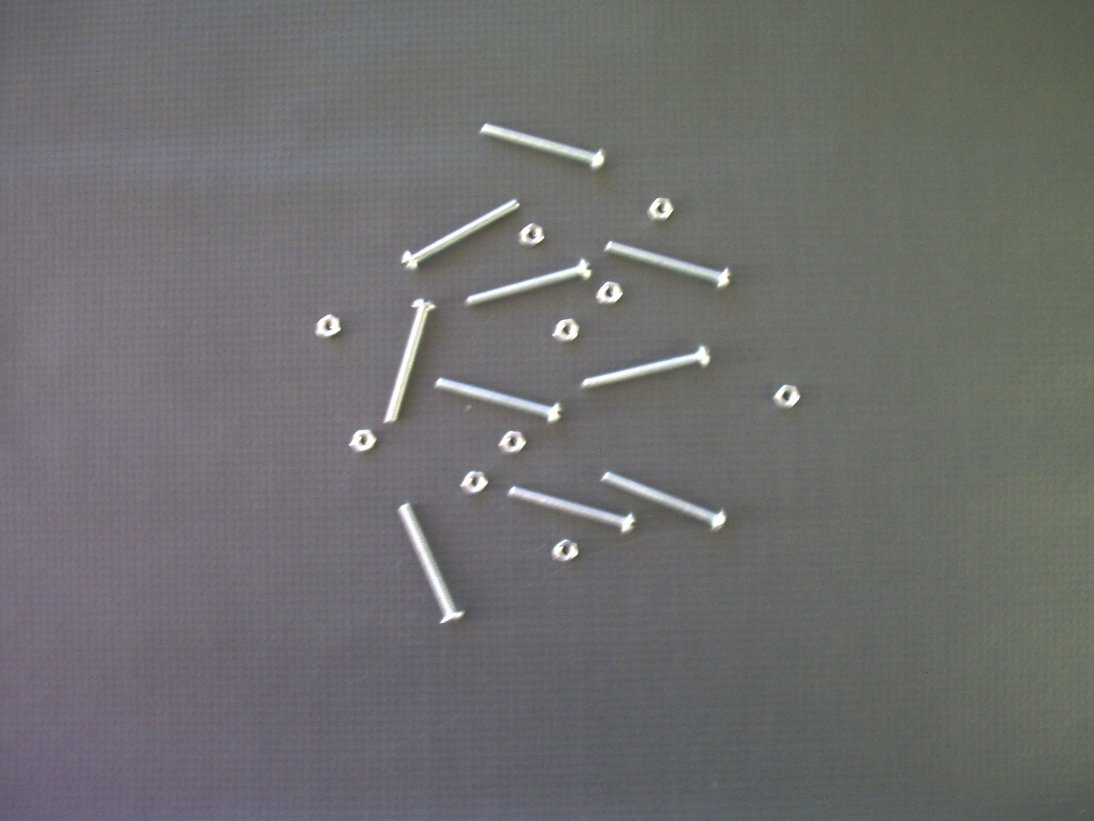
#> input picture 006-object segmentation/images/pregos-porcas/img01.jpg, 1094 x 821 px; its folder holds only this picture in this run
$ jupyter execute 006-connected-components.ipynb   (older library calls are emulated)
#> lines starting #> are read from the running program, lines starting #| are printed output that depends on the picture; after the words box and inside, x2 and y2 are one past the last pixel; in counts of white or black regions, pixels touching at a corner belong together
### Componentes Conectados
Existem duas funções no OpenCV que podem ser usadas para localizar componentes conectados ***cv2.connectedComponents*** e ***cv2.connectedComponentsWithStats***. Ambos usam os mesmos argumentos: a imagem binária cujos componentes devem ser encontrados, o tipo de conectividade e profundidade da imagem de saída.

***cv2.connectedComponents*** é mais simples e retorna uma tupla de números de componentes e uma imagem com rótulos para componentes (labelmap). Além das saídas da função anterior. ***cv2.connectedComponentsWithStats*** também retorna ***estatísticas*** sobre cada componente e as localizações dos centróides dos componentes.

***Função cv2.connectedComponentsWithStats***
img_output = cv2.connectedComponentsWhithStats(src, connectivity, dtype)

- src = Imagem original binazirada
- connectivity = Conectividade dos pixels (4 ou 8)
- dtype = tipo de componenetes
    - CV_8U: 1-byte unsigned integer (unsigned char)
    - CV_32S: 4-byte signed integer (int)
    - CV_32F: 4-byte floating point(float)

Essa função irá retornar o ***número de labels (objetos detectados)***, suas respectivas ***Labels***, os pontos onde se encontram o objeto ***(X,Y,H,W e Área)*** e por fim o ***centroide*** do objeto detectado.

[cell 1]
from glob import glob
import cv2
import matplotlib.pyplot as plt
import os
import numpy as np
import pandas as pd

[cell 2]
# img_names = glob(os.path.join(os.getcwd()))
img_names = glob(r'c:\Users\shuel\Documents\Workspace\computer-vision\computer-vision-meganha\006-object segmentation\images\pregos-porcas\*.jpg')
font = cv2.FONT_HERSHEY_SIMPLEX
print(img_names)

[cell 3]
# Ler todas as imagnes na pasta e plotar
for fn in img_names:

    areas = list()

    # Imagem de entrada
    img = cv2.imread(fn, 1)
#> img is the input picture: shape (821, 1094, 3); mean B, G, R 110.3, 110.3, 110.3

    # Separar os canais da imagens
    B, G, R = cv2.split(img)

    # Filtro bilateral e BLur - Redução de ruídos e melhora de bordas
    img_bil = cv2.bilateralFilter (G, 1, 90, 90)
    img_blur = cv2.blur(img_bil, (5,5))

    # Converter toos os pixels entre 1-195 para 0 e os outros para 1
    img_th = cv2.threshold(img_blur, 190, 255, cv2.THRESH_BINARY)[1]
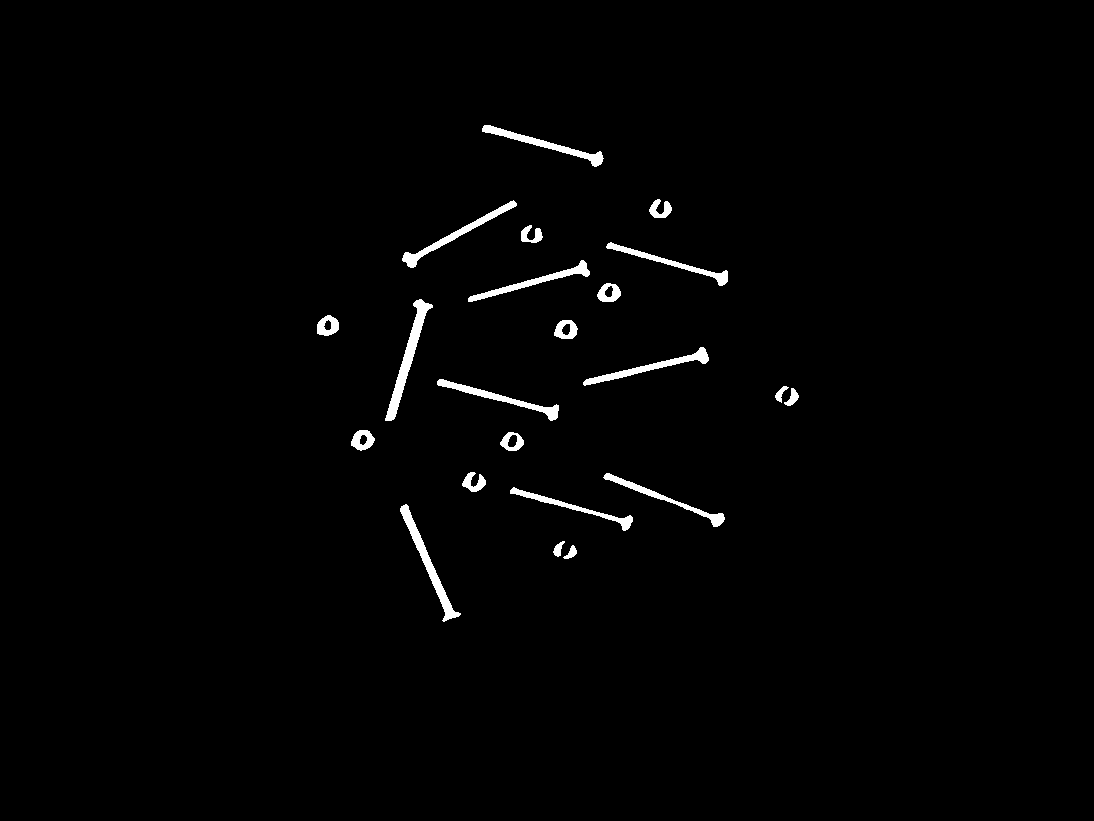
#> img_th: shape (821, 1094); 1.3% white; 22 white regions, largest, box (x1, y1, x2, y2) and area: (385, 299, 433, 421) 1234, (400, 504, 461, 622) 1082, (402, 200, 517, 268) 912

    # Dilatar as imagens
    img_dilate = cv2.dilate(img_th, np.ones((4,4),np.uint8), iterations=1)
#> img_dilate: shape (821, 1094); 2.1% white; 20 white regions, largest, box (x1, y1, x2, y2) and area: (384, 298, 435, 423) 1765, (399, 503, 463, 624) 1637, (401, 199, 519, 270) 1476

        # [23 lines of commented-out code are left out]
    numLabels, labels, stats, centroids = cv2.connectedComponentsWithStats(img_dilate, 4, cv2.CV_8U)
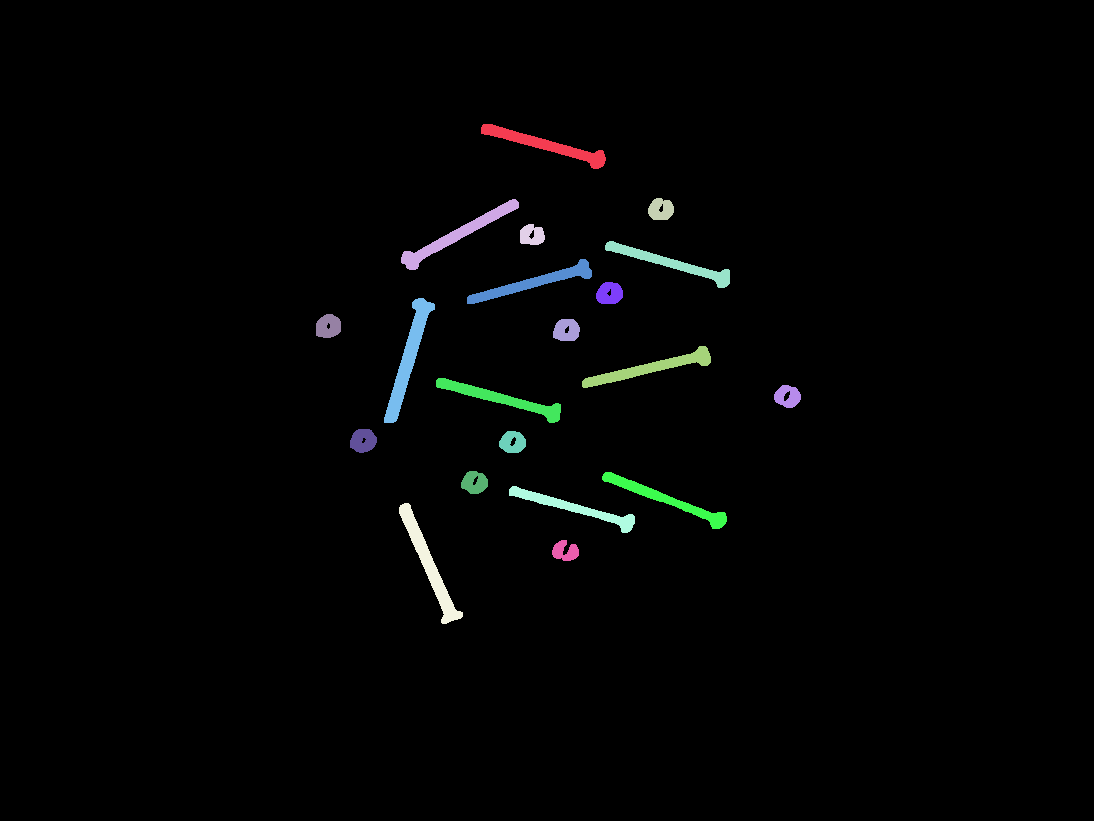
#> labels: shape (821, 1094) int32; 21 distinct labels, from 0 to 20; one colour per label, 0 black
#> numLabels = 21; stats = 21 rows, first 6: [0, 0, 1094, 821, 879473], [481, 124, 125, 45, 1413], [401, 199, 118, 71, 1476], [648, 198, 26, 22, 441], [520, 224, 25, 21, 404], [605, 241, 125, 47, 1275]; centroids = 21 rows, first 8: [546.7, 411], [545.4, 144.7], [456.8, 234.4], [660.5, 209.1], [531.5, 234.8], [671, 263], [533.3, 282.2], [609.2, 293]

    areas.append(stats)
    df_areas = pd.DataFrame(areas[0], columns = ['X','Y','W','H','AREA'])
#> df_areas = table of 21 rows and 5 columns
    df_areas.drop(df_areas.index[0], inplace=True)
    parafusos = df_areas[df_areas['AREA'] > 900]
#> parafusos = table of 10 rows and 5 columns
    porcas = df_areas[df_areas['AREA'] < 899]
#> porcas = table of 10 rows and 5 columns

    # Mapeie rótulos de componentes para valor de matiz, 0-179 é o intervalo de matiz no OpenCV
    label_hue = np.uint8(179*labels/np.max(labels))
    blank_ch = 255*np.ones_like(label_hue)
    labeled_img = cv2.merge([label_hue, blank_ch, blank_ch])

    # Converter HSV -> BGR
    labeled_img = cv2.cvtColor(labeled_img, cv2.COLOR_HSV2BGR)

    # BG preto
    labeled_img[label_hue == 0] = 0
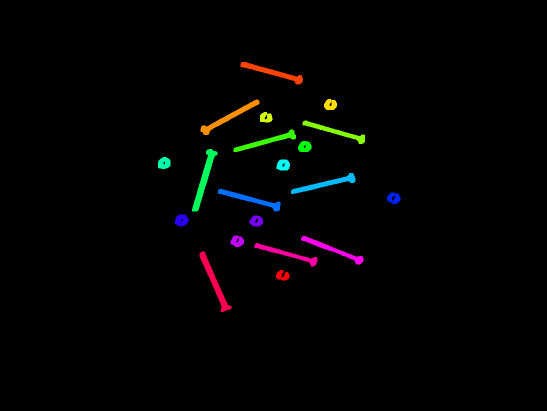
#> labeled_img: shape (821, 1094, 3) (shown at 1/2 size); mean B, G, R 2.4, 2.7, 2.8

    qntd_elem = numLabels - 1
#> qntd_elem = 20

    flag = True

    if (len(parafusos) != 10):
        print(f'Faltam {abs(len(parafusos) - 10)} parafusos')
        cv2.putText(img, f'Faltam {abs(len(parafusos) - 10)} parafusos', (50, 50), font, 1.5, (255,255,255,255), 2, cv2.LINE_AA)
        flag = False

    if (len(porcas) != 10):
        print(f'Faltam {abs(len(porcas) - 10)} porcas')
        cv2.putText(img, f'Faltam {abs(len(porcas) - 10)} porcas', (50, 50), font, 1.5, (255,255,255,255), 2, cv2.LINE_AA)
        flag = False

    if flag == True:
        print('Conjunto Aprovado')
        cv2.putText(img, 'Conjunto Aprovado', (200, 750), font, 1.5, (255,255,255,255), 2, cv2.LINE_AA)
#> img: shape (821, 1094, 3); 0.56% of pixels changed, all inside (x1, y1, x2, y2) = (202, 716, 643, 764)

    img_concate = cv2.hconcat([cv2.cvtColor(img, cv2.COLOR_BGR2RGB), cv2.cvtColor(labeled_img, cv2.COLOR_BGR2RGB)])
    img_text = np.zeros((img_concate.shape[0], 50), dtype=np.uint8)
    imagem_total = cv2.hconcat([cv2.cvtColor(img_concate, cv2.COLOR_BGR2RGB), cv2.cvtColor(img_text, cv2.COLOR_RGB2BGR)])
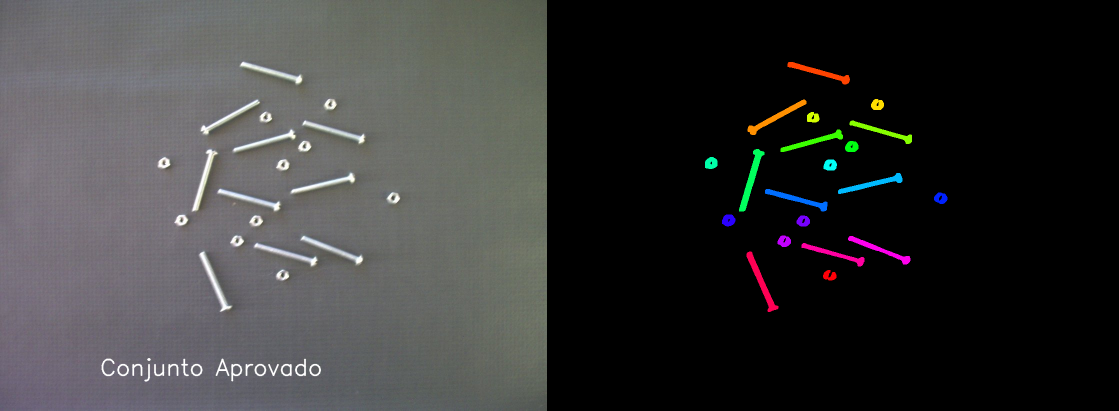
#> imagem_total: shape (821, 2238, 3) (shown at 1/2 size); mean B, G, R 55.4, 55.5, 55.6
#> img_text: shape (821, 50); every value is 0

    plt.imshow(imagem_total)
    plt.axis('off')
    plt.title('Imagem')
    plt.show()

$ run again, on 006-object segmentation/images/pregos-porcas/img05.jpg
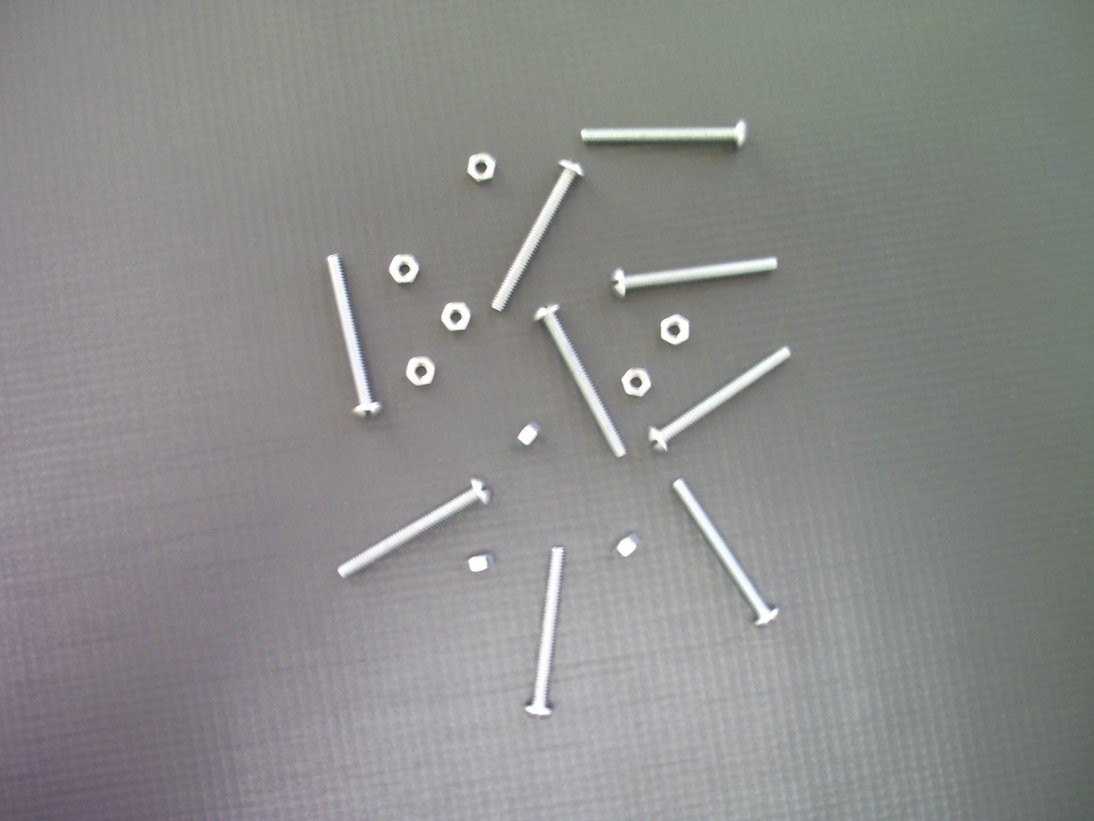
#> input picture 006-object segmentation/images/pregos-porcas/img05.jpg, 1094 x 821 px
#> img is the input picture: shape (821, 1094, 3); mean B, G, R 138.8, 139.8, 139.5
#> img_th: shape (821, 1094); 2.1% white; 18 white regions, largest, box (x1, y1, x2, y2) and area: (525, 547, 563, 716) 1908, (338, 479, 487, 576) 1739, (674, 479, 778, 624) 1726
#> img_dilate: shape (821, 1094); 3% white; 18 white regions, largest, box (x1, y1, x2, y2) and area: (524, 546, 565, 718) 2556, (337, 478, 489, 578) 2501, (673, 478, 780, 626) 2493
#> `numLabels, labels, stats, centroids = cv2.connectedComponentsWithStats..`:
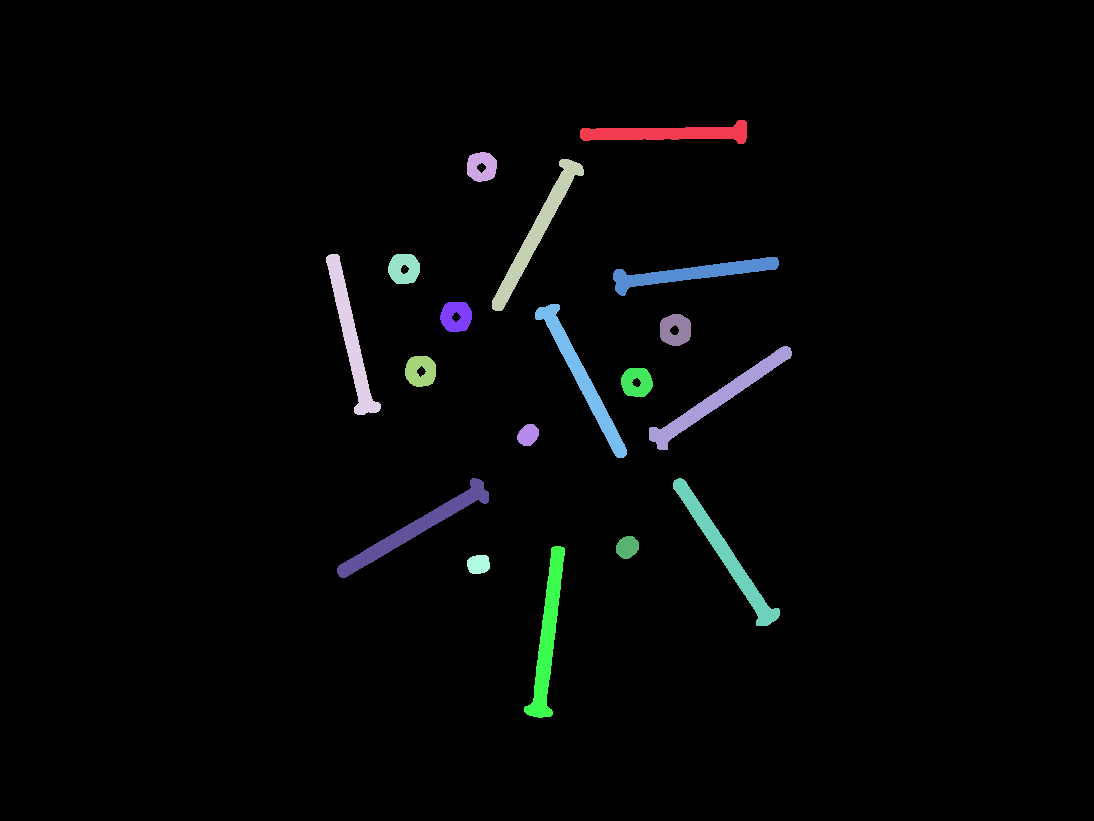
#> labels: shape (821, 1094) int32; 19 distinct labels, from 0 to 18; one colour per label, 0 black
#> numLabels = 19; stats = 19 rows, first 6: [0, 0, 1094, 821, 871142], [580, 120, 167, 24, 2105], [467, 152, 30, 30, 684], [492, 159, 92, 152, 2464], [326, 254, 55, 161, 2353], [388, 254, 32, 30, 750]; centroids = 19 rows, first 8: [545.9, 410.8], [667.6, 132.9], [481.3, 166.4], [536.5, 231.7], [350.5, 337.6], [403.6, 268.3], [691.5, 272.9], [455.8, 316.2]
#> df_areas = table of 19 rows and 5 columns
#> parafusos = table of 9 rows and 5 columns
#> qntd_elem = 18
#| Faltam 1 parafusos
#| Faltam 1 porcas
#> `imagem_total = cv2.hconcat([cv2.cvtColor(img_concate, cv2.COLOR_BGR2RG..`:
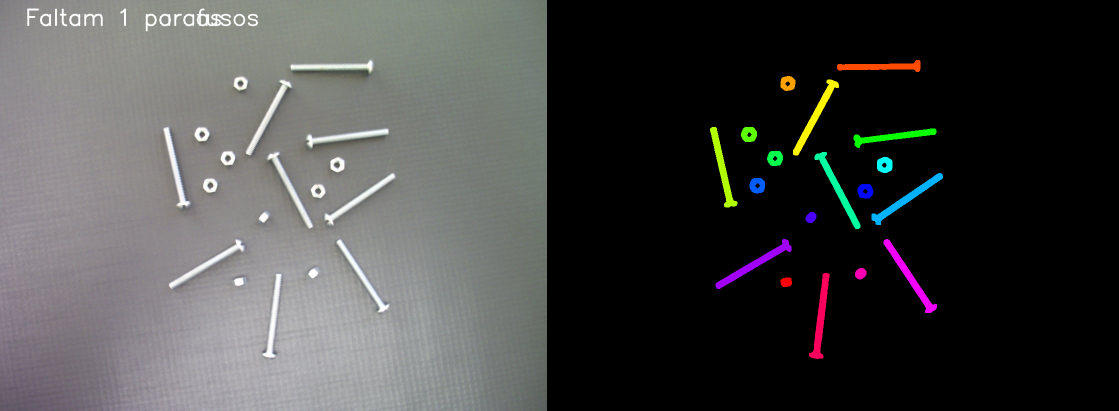
#> imagem_total: shape (821, 2238, 3) (shown at 1/2 size); mean B, G, R 69.9, 70.6, 70.5
#> img_text: shape (821, 50); every value is 0
